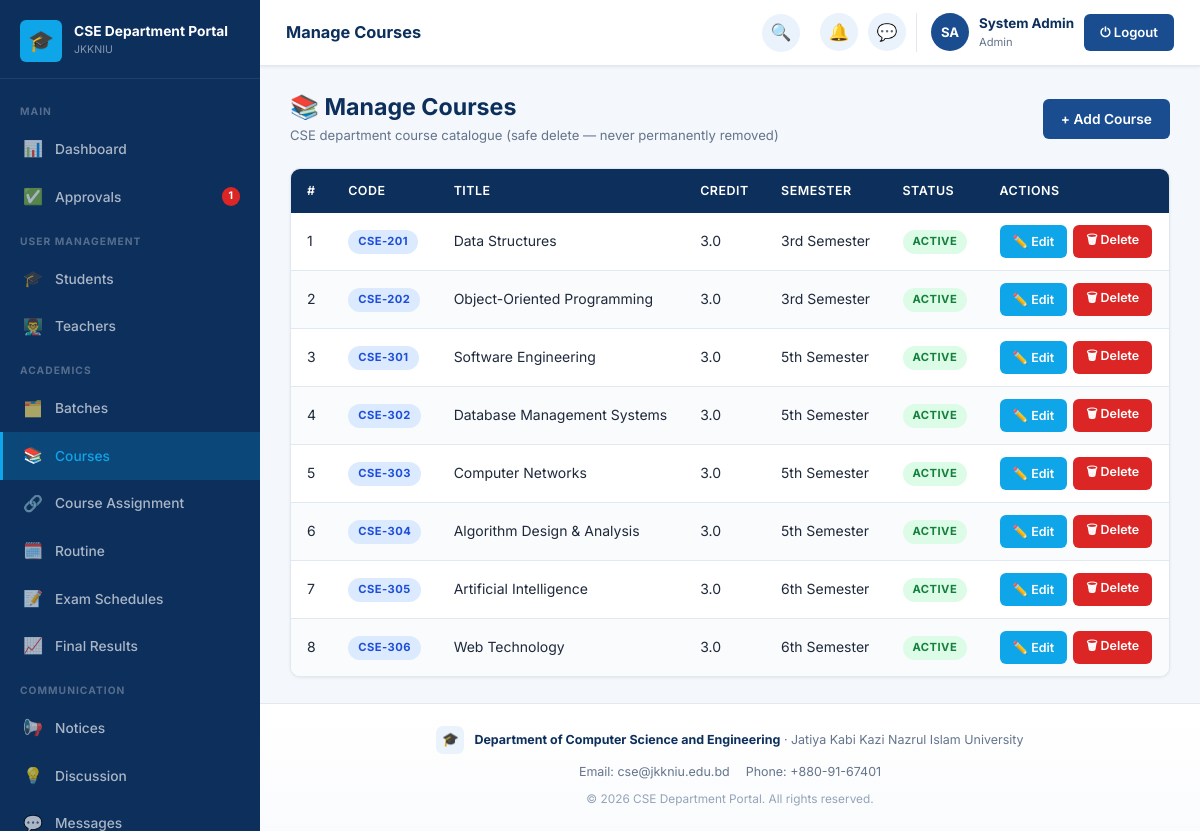
The page /admin/courses.php (signed in) on the database its author committed.
### tables this page shows
CREATE TABLE settings (
    id INT AUTO_INCREMENT PRIMARY KEY,
    portal_name VARCHAR(150) NOT NULL DEFAULT 'CSE Department Portal',
    university_name VARCHAR(200) NOT NULL DEFAULT 'Jatiya Kabi Kazi Nazrul Islam University',
    department_name VARCHAR(200) NOT NULL DEFAULT 'Department of Computer Science and Engineering',
    description TEXT DEFAULT NULL,
    contact_info TEXT DEFAULT NULL,
    logo VARCHAR(255) DEFAULT NULL
);

CREATE TABLE courses (
    course_id INT AUTO_INCREMENT PRIMARY KEY,
    course_code VARCHAR(20) NOT NULL UNIQUE,
    course_title VARCHAR(200) NOT NULL,
    credit DECIMAL(3,1) NOT NULL,
    semester VARCHAR(50) NOT NULL,
    status ENUM('active','inactive') NOT NULL DEFAULT 'active',
    created_at TIMESTAMP DEFAULT CURRENT_TIMESTAMP
);

### app/classes/SettingsModel.php (called while the page is built, shortened)
<?php
class SettingsModel
{
    private PDO $db;
    public function __construct()
    {
        $this->db = Database::getInstance()->getConnection();
    }
    public function get(): array
    {
        $stmt = $this->db->query("SELECT * FROM settings ORDER BY id LIMIT 1");
        $row = $stmt->fetch();
        return $row;
    }
}

### app/classes/Database.php (called while the page is built, shortened)
<?php
class Database
{
    private static ?Database $instance = null;
    private PDO $connection;
    private function __construct()
    {
        $dsn = 'mysql:host=' . DB_HOST . ';dbname=' . DB_NAME . ';charset=' . DB_CHARSET;
        $options = [
            PDO::ATTR_ERRMODE            => PDO::ERRMODE_EXCEPTION,
            PDO::ATTR_DEFAULT_FETCH_MODE => PDO::FETCH_ASSOC,
            PDO::ATTR_EMULATE_PREPARES   => false,
        ];
        $this->connection = new PDO($dsn, DB_USER, DB_PASS, $options);
    }
    public static function getInstance(): Database
    {
        if (self::$instance === null) {
            self::$instance = new self();
        }
        return self::$instance;
    }
    public function getConnection(): PDO
    {
        return $this->connection;
    }
}

### config/config.php (called while the page is built, shortened)
<?php
spl_autoload_register(function ($class) {
    $paths = [
        ROOT_PATH . '/app/classes/' . $class . '.php',
        ROOT_PATH . '/app/models/' . $class . '.php',
        ROOT_PATH . '/app/controllers/' . $class . '.php',
    ];
    foreach ($paths as $path) {
        if (file_exists($path)) {
            return;
        }
    }
});

### app/classes/User.php (called while the page is built, shortened)
<?php
class User
{
    protected PDO $db;
    public function __construct()
    {
        $this->db = Database::getInstance()->getConnection();
    }
    public function getPendingUsers(): array
    {
        $stmt = $this->db->query("SELECT * FROM users WHERE status = 'pending' ORDER BY created_at DESC");
        return $stmt->fetchAll();
    }
}

### app/classes/ProfileRequestModel.php (called while the page is built, shortened)
<?php
class ProfileRequestModel
{
    private PDO $db;
    public function __construct()
    {
        $this->db = Database::getInstance()->getConnection();
    }
    public function countPending(): int
    {
        return (int) $this->db->query("SELECT COUNT(*) FROM profile_requests WHERE status='pending'")->fetchColumn();
    }
}

### app/classes/CourseModel.php (called while the page is built, shortened)
<?php
class CourseModel
{
    private PDO $db;
    public function __construct()
    {
        $this->db = Database::getInstance()->getConnection();
    }
    public function all(): array
    {
        $stmt = $this->db->query("SELECT * FROM courses ORDER BY semester, course_code");
        return $stmt->fetchAll();
    }
}

### admin/courses.php (the view, shortened to what this page needs)
<?php
require_once '../config/database.php';
$courseModel = new CourseModel();
$courses   = $courseModel->all();
$currentPage = 'Courses';
include '../includes/header.php';
?>
<div class="portal-layout">
<?php include '../includes/sidebar.php'; ?>
<div class="main-content">
<?php include '../includes/navbar.php'; ?>
<div class="page-content">
<div class="page-header">
    <div><h2>📚 Manage Courses</h2><div class="page-subtitle">CSE department course catalogue (safe delete — never permanently removed)</div></div>
    <a href="?action=add" class="btn btn-primary">+ Add Course</a>
</div>
<div class="card">
<div class="card-body" style="padding:0">
<div class="table-wrapper">
<table id="dataTable">
    <thead><tr><th>#</th><th>Code</th><th>Title</th><th>Credit</th><th>Semester</th><th>Status</th><th>Actions</th></tr></thead>
    <tbody>
    <?php if (empty($courses)): ?>
        <tr><td colspan="7" class="text-center" style="padding:40px;color:var(--text-muted)">No courses found.</td></tr>
    <?php else: foreach ($courses as $i => $c): ?>
    <tr>
        <td><?= $i+1 ?></td>
        <td><span class="badge badge-info"><?= htmlspecialchars($c['course_code']) ?></span></td>
        <td><?= htmlspecialchars($c['course_title']) ?></td>
        <td><?= htmlspecialchars($c['credit']) ?></td>
        <td><?= htmlspecialchars($c['semester']) ?></td>
        <td><?= $c['status']==='active' ? '<span class="badge badge-success">Active</span>' : '<span class="badge badge-gray">Inactive</span>' ?></td>
        <td>
            <div style="display:flex;gap:6px">
                <a href="?edit=<?= $c['course_id'] ?>" class="btn btn-sm btn-accent">✏️ Edit</a>
                <?php if ($c['status']==='active'): ?>
                <form method="POST" style="display:inline" onsubmit="return confirmAction('Delete this course? It will be deactivated, not permanently removed — existing results/exam records stay intact.')">
                    <button class="btn btn-sm btn-danger">🗑 Delete</button>
                </form>
                <?php endif; ?>
            </div>
        </td>
    </tr>
    <?php endforeach; endif; ?>
    </tbody>
</table>
</div>
</div>
</div>
</div>
<?php include '../includes/footer.php'; ?>

### includes/sidebar.php (shortened to what this page needs)
<?php
$role         = $_SESSION['role'] ?? 'guest';
$currentPage  = $currentPage ?? '';
$sidebarClass = 'sidebar sidebar-' . $role;
$settingsModel = $settingsModel ?? new SettingsModel();
$settings      = $settings ?? $settingsModel->get();
function navItem($href, $icon, $label, $current, $badge = null) {
    $active = ($current === $label) ? ' active' : '';
    $badgeHtml = $badge ? '<span class="nav-badge">' . $badge . '</span>' : '';
    return '<a href="' . htmlspecialchars($href) . '" class="nav-item' . $active . '">
        <span class="nav-icon">' . $icon . '</span>
        <span>' . htmlspecialchars($label) . '</span>' . $badgeHtml . '
    </a>';
}
$pendingUsersCount  = 0;
$pendingReqCount    = 0;
if ($role === 'admin') {
    $userModel = new User();
    $pendingUsersCount = count($userModel->getPendingUsers());
    $prModel = new ProfileRequestModel();
    $pendingReqCount = $prModel->countPending();
}
$totalPendingBadge = ($pendingUsersCount + $pendingReqCount) ?: null;
?>
<aside class="<?= $sidebarClass ?>">
    <div class="sidebar-brand">
        <div class="brand-logo">
            <div class="brand-icon">
                <?php if (!empty($settings['logo'])): ?>
                    <img src="<?= UPLOAD_URL . htmlspecialchars($settings['logo']) ?>" alt="">
                <?php else: ?>🎓<?php endif; ?>
            </div>
            <div class="brand-text">
                <div class="brand-name"><?= htmlspecialchars($settings['portal_name'] ?? 'CSE Department Portal') ?></div>
                <div class="brand-univ">JKKNIU</div>
            </div>
        </div>
    </div>
    <nav class="sidebar-nav">
    <?php if ($role === 'admin'): ?>
        <div class="nav-section-label">Main</div>
        <?= navItem(BASE_URL.'admin/dashboard.php', '📊', 'Dashboard', $currentPage) ?>
        <?= navItem(BASE_URL.'admin/approvals.php', '✅', 'Approvals', $currentPage, $totalPendingBadge) ?>
        <div class="nav-section-label">User Management</div>
        <?= navItem(BASE_URL.'admin/students.php', '🎓', 'Students', $currentPage) ?>
        <?= navItem(BASE_URL.'admin/teachers.php', '👨‍🏫', 'Teachers', $currentPage) ?>
        <div class="nav-section-label">Academics</div>
        <?= navItem(BASE_URL.'admin/batches.php', '🗂️', 'Batches', $currentPage) ?>
        <?= navItem(BASE_URL.'admin/courses.php', '📚', 'Courses', $currentPage) ?>
        <?= navItem(BASE_URL.'admin/course_assignments.php', '🔗', 'Course Assignment', $currentPage) ?>
        <?= navItem(BASE_URL.'admin/routine.php', '🗓️', 'Routine', $currentPage) ?>
        <?= navItem(BASE_URL.'admin/exam_schedules.php', '📝', 'Exam Schedules', $currentPage) ?>
        <?= navItem(BASE_URL.'admin/results.php', '📈', 'Final Results', $currentPage) ?>
        <div class="nav-section-label">Communication</div>
        <?= navItem(BASE_URL.'admin/notices.php', '📢', 'Notices', $currentPage) ?>
        <?= navItem(BASE_URL.'admin/discussions.php', '💡', 'Discussion', $currentPage) ?>
        <?= navItem(BASE_URL.'admin/messages.php', '💬', 'Messages', $currentPage) ?>
    <?php endif; ?>
    </nav>
</aside>

### includes/footer.php (shortened to what this page needs)
    <footer class="portal-footer">
        <div class="footer-brand">
            <div class="footer-brand-icon">
                <?php if (!empty($settings['logo'])): ?>
                    <img src="<?= UPLOAD_URL . htmlspecialchars($settings['logo']) ?>" alt="">
                <?php else: ?>🎓<?php endif; ?>
            </div>
            <div class="footer-brand-text">
                <strong><?= htmlspecialchars($settings['department_name'] ?? 'Department of Computer Science and Engineering') ?></strong>
                &middot; <?= htmlspecialchars($settings['university_name'] ?? 'JKKNIU') ?>
            </div>
        </div>
        <?php if (!empty($settings['contact_info'])): ?>
        <div class="footer-contact">
            <?php foreach (explode('|', $settings['contact_info']) as $part): ?>
                <span><?= htmlspecialchars(trim($part)) ?></span>
            <?php endforeach; ?>
        </div>
        <?php endif; ?>
        <div class="footer-copyright">
            &copy; <?= date('Y') ?> <?= htmlspecialchars($settings['portal_name'] ?? 'CSE Department Portal') ?>. All rights reserved.
        </div>
    </footer>
</body>
</html>

### assets/css/dashboard.css (style rules this page uses)
.sidebar-admin .nav-item.active { background: rgba(14,165,233,0.20); color: #0ea5e9; border-left-color: #0ea5e9; }

### rows shown on the page
settings: portal_name "CSE Department Portal", department_name "Department of Computer Science and Engineering", university_name "Jatiya Kabi Kazi Nazrul Islam University", contact_info "Email: cse@jkkniu.edu.bd", contact_info "Phone: +880-91-67401"
courses: course_code "CSE-201", course_title "Data Structures", credit "3.0", semester "3rd Semester", status "ACTIVE"
courses: course_code "CSE-202", course_title "Object-Oriented Programming", credit "3.0", semester "3rd Semester", status "ACTIVE"
courses: course_code "CSE-301", course_title "Software Engineering", credit "3.0", semester "5th Semester", status "ACTIVE"
courses: course_code "CSE-302", course_title "Database Management Systems", credit "3.0", semester "5th Semester", status "ACTIVE"
courses: course_code "CSE-303", course_title "Computer Networks", credit "3.0", semester "5th Semester", status "ACTIVE"
courses: course_code "CSE-304", course_title "Algorithm Design & Analysis", credit "3.0", semester "5th Semester", status "ACTIVE"
courses: course_code "CSE-305", course_title "Artificial Intelligence", credit "3.0", semester "6th Semester", status "ACTIVE"
courses: course_code "CSE-306", course_title "Web Technology", credit "3.0", semester "6th Semester", status "ACTIVE"

### other values the page prints
$icon "📊 ✅ 🎓 👨‍🏫 🗂️ 📚 🔗 🗓️ 📝 📈 📢 💡 💬"
$label "Dashboard Approvals Students Teachers Batches Courses Course Assignment Routine Exam Schedules Final Results Notices Discussion Messages"
$badge "1"
$pageTitle "Manage Courses"
$initials "SA"
$userName "System Admin"
$role "Admin"
